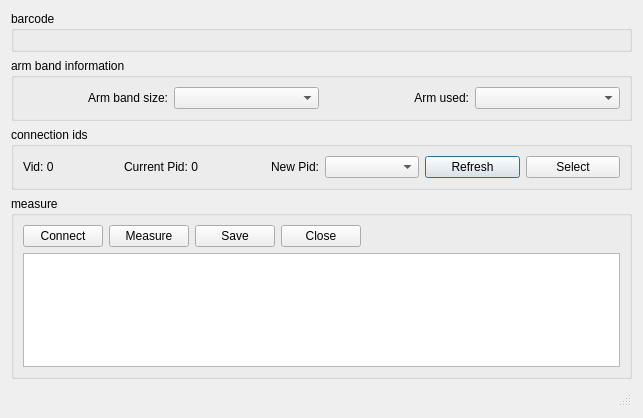
<?xml version="1.0" encoding="UTF-8"?>
<ui version="4.0">
 <class>MainWindow</class>
 <widget class="QDialog" name="MainWindow">
  <property name="geometry">
   <rect>
    <x>0</x>
    <y>0</y>
    <width>643</width>
    <height>418</height>
   </rect>
  </property>
  <property name="sizePolicy">
   <sizepolicy hsizetype="Preferred" vsizetype="Maximum">
    <horstretch>0</horstretch>
    <verstretch>0</verstretch>
   </sizepolicy>
  </property>
  <property name="windowTitle">
   <string>Blood Pressure</string>
  </property>
  <layout class="QVBoxLayout" name="verticalLayout_2">
   <item>
    <widget class="QGroupBox" name="idGroupBox">
     <property name="sizePolicy">
      <sizepolicy hsizetype="Preferred" vsizetype="Maximum">
       <horstretch>0</horstretch>
       <verstretch>0</verstretch>
      </sizepolicy>
     </property>
     <property name="title">
      <string>barcode</string>
     </property>
     <layout class="QHBoxLayout" name="horizontalLayout">
      <item>
       <widget class="BarcodeWidget" name="barcodeWidget" native="true"/>
      </item>
     </layout>
    </widget>
   </item>
   <item>
    <widget class="QGroupBox" name="armBandGroupBox">
     <property name="title">
      <string>arm band information</string>
     </property>
     <layout class="QHBoxLayout" name="armBandHorizontalLayout">
      <item>
       <widget class="QLabel" name="armBandSizeLabel">
        <property name="text">
         <string>Arm band size:</string>
        </property>
        <property name="alignment">
         <set>Qt::AlignRight|Qt::AlignTrailing|Qt::AlignVCenter</set>
        </property>
       </widget>
      </item>
      <item>
       <widget class="QComboBox" name="armBandSizeComboBox"/>
      </item>
      <item>
       <widget class="QLabel" name="armLabel">
        <property name="text">
         <string>Arm used:</string>
        </property>
        <property name="alignment">
         <set>Qt::AlignRight|Qt::AlignTrailing|Qt::AlignVCenter</set>
        </property>
       </widget>
      </item>
      <item>
       <widget class="QComboBox" name="armComboBox"/>
      </item>
     </layout>
    </widget>
   </item>
   <item>
    <widget class="QGroupBox" name="pathGroupBox">
     <property name="sizePolicy">
      <sizepolicy hsizetype="Preferred" vsizetype="Maximum">
       <horstretch>0</horstretch>
       <verstretch>0</verstretch>
      </sizepolicy>
     </property>
     <property name="title">
      <string>connection ids</string>
     </property>
     <layout class="QHBoxLayout" name="horizontalLayout_2">
      <item>
       <widget class="QLabel" name="vidLabel">
        <property name="text">
         <string>Vid: 0</string>
        </property>
       </widget>
      </item>
      <item>
       <widget class="QLabel" name="currentPidLabel">
        <property name="text">
         <string>Current Pid: 0</string>
        </property>
       </widget>
      </item>
      <item>
       <widget class="QLabel" name="newPidLabel">
        <property name="layoutDirection">
         <enum>Qt::LeftToRight</enum>
        </property>
        <property name="text">
         <string>New Pid:</string>
        </property>
        <property name="alignment">
         <set>Qt::AlignRight|Qt::AlignTrailing|Qt::AlignVCenter</set>
        </property>
       </widget>
      </item>
      <item>
       <widget class="QComboBox" name="newPidComboBox"/>
      </item>
      <item>
       <widget class="QPushButton" name="refreshButton">
        <property name="text">
         <string>Refresh</string>
        </property>
       </widget>
      </item>
      <item>
       <widget class="QPushButton" name="selectButton">
        <property name="text">
         <string>Select</string>
        </property>
       </widget>
      </item>
     </layout>
    </widget>
   </item>
   <item>
    <widget class="QGroupBox" name="measureGroupBox">
     <property name="title">
      <string>measure</string>
     </property>
     <layout class="QVBoxLayout" name="verticalLayout">
      <item>
       <layout class="QHBoxLayout" name="horizontalLayout_3">
        <item>
         <widget class="QPushButton" name="connectButton">
          <property name="text">
           <string>Connect</string>
          </property>
         </widget>
        </item>
        <item>
         <widget class="QPushButton" name="measureButton">
          <property name="text">
           <string>Measure</string>
          </property>
         </widget>
        </item>
        <item>
         <widget class="QPushButton" name="saveButton">
          <property name="text">
           <string>Save</string>
          </property>
         </widget>
        </item>
        <item>
         <widget class="QPushButton" name="closeButton">
          <property name="text">
           <string>Close</string>
          </property>
         </widget>
        </item>
        <item>
         <spacer name="horizontalSpacer_3">
          <property name="orientation">
           <enum>Qt::Horizontal</enum>
          </property>
          <property name="sizeHint" stdset="0">
           <size>
            <width>40</width>
            <height>20</height>
           </size>
          </property>
         </spacer>
        </item>
       </layout>
      </item>
      <item>
       <widget class="QTableView" name="testdataTableView"/>
      </item>
     </layout>
    </widget>
   </item>
   <item>
    <widget class="QStatusBar" name="statusBar"/>
   </item>
  </layout>
 </widget>
 <customwidgets>
  <customwidget>
   <class>BarcodeWidget</class>
   <extends>QWidget</extends>
   <header>../../widgets/BarcodeWidget.h</header>
   <container>1</container>
  </customwidget>
 </customwidgets>
 <includes>
  <include location="local">../../widgets/BarcodeWidget.h</include>
 </includes>
 <resources/>
 <connections/>
</ui>
